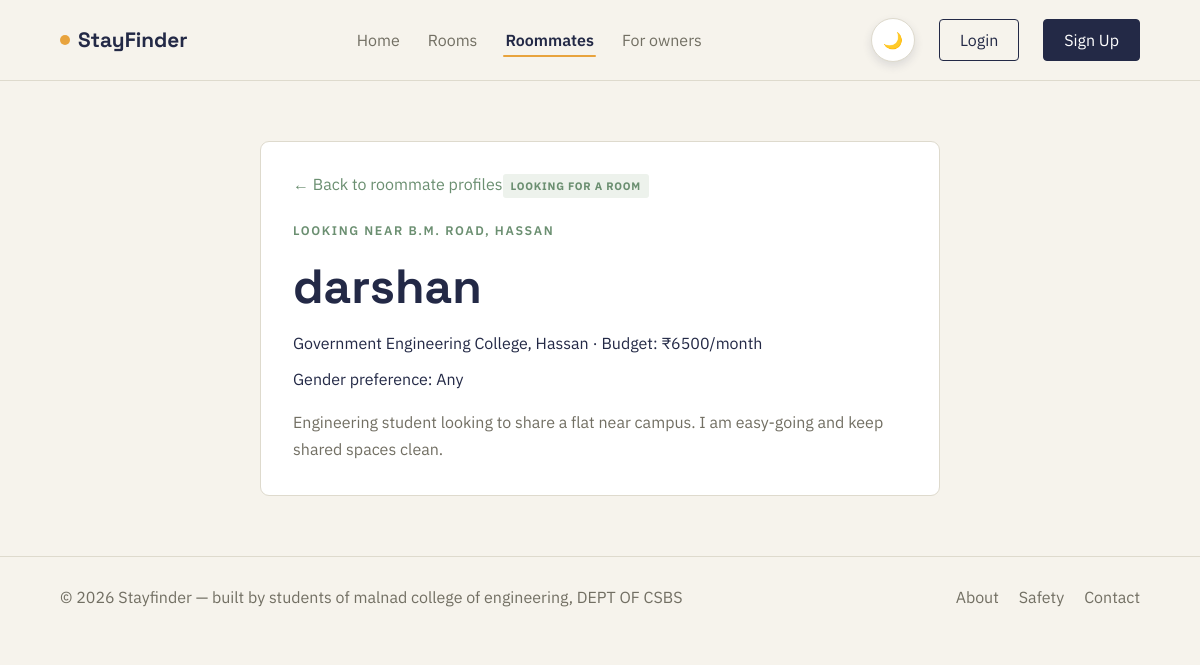
/roommates/2/, run on the app's committed database.
### roommate/models.py (models this page shows, shortened)
class RoommatePost(models.Model):
    GENDER_CHOICES = [("", "No preference"), ("female", "Female"), ("male", "Male"), ("any", "Any")]
    user = models.ForeignKey(settings.AUTH_USER_MODEL, on_delete=models.CASCADE, related_name="roommate_posts")
    preferred_location = models.CharField(max_length=200)
    budget = models.PositiveIntegerField()
    has_room = models.BooleanField(default=False, help_text="Select this if you already have a room and need a roommate.")
    room_details = models.TextField(blank=True, help_text="Optional: room type, rent split, amenities, or other useful details.")
    move_in_date = models.DateField(null=True, blank=True)
    gender_preference = models.CharField(max_length=20, choices=GENDER_CHOICES, blank=True)
    bio = models.TextField()
    is_active = models.BooleanField(default=True)
    created_at = models.DateTimeField(auto_now_add=True)
    class Meta:
        ordering = ["-created_at"]

### accounts/models.py (models this page shows, shortened)
class CustomUser(AbstractUser):
    ROLE_CHOICES = [
        ("student", "Student"),
        ("owner", "Property Owner"),
    ]
    phone = models.CharField(max_length=15, blank=True)
    college = models.CharField(max_length=150, blank=True)
    profile_picture = models.ImageField(
        upload_to="profiles/",
        blank=True,
        null=True
    )
    role = models.CharField(
        max_length=20,
        choices=ROLE_CHOICES,
        default="student"
    )

### roommate/views.py (the view)
# urls.py: path("<int:pk>/", views.RoommateDetailView.as_view(), name="roommate-detail"),
class RoommateDetailView(DetailView):
    model = RoommatePost
    template_name = "roommate/roommate_detail.html"

### templates/roommate/roommate_detail.html (shortened to what this page needs)
{% extends "base.html" %}
{% block content %}<section class="form-page"><article class="form-card"><a class="back-link" href="{% url 'roommate-list' %}">← Back to roommate profiles</a><p class="post-type">{% if roommatepost.has_room %}ROOM AVAILABLE TO SHARE{% else %}LOOKING FOR A ROOM{% endif %}</p><p class="eyebrow">Looking near {{ roommatepost.preferred_location }}</p><h1>{{ roommatepost.user.username }}</h1><p>{% if roommatepost.user.college %}{{ roommatepost.user.college }} · {% endif %}Budget: ₹{{ roommatepost.budget }}/month</p><p>Gender preference: {{ roommatepost.get_gender_preference_display }}</p><div class="description">{{ roommatepost.bio|linebreaks }}</div></article></section>{% endblock %}

### static/css/style.css (style rules this page uses)
:root { --ink: #232946; --background: #f6f3ec; --white: #ffffff; --yellow: #e8a33d; --green: #6b8f71; --red: #d6564a; --border: #dedacd; --muted: #726f63; --surface: #ffffff; --surface-alt: #f5f8f4; --shadow: rgba(35, 41, 70, 0.12); }
* { margin: 0; padding: 0; box-sizing: border-box; }
body { background: var(--background); color: var(--ink); font-family: "IBM Plex Sans", sans-serif; transition: background .25s ease, color .25s ease; }
a { color: inherit; text-decoration: none; }
.eyebrow { margin-bottom: 18px; color: var(--green); font-size: 0.78rem; font-weight: 600; letter-spacing: 0.13em; text-transform: uppercase; }
.page-section h1, .form-card h1 { font-family: "Space Grotesk", sans-serif; font-size: clamp(2rem, 4vw, 3rem); }
.form-page { width: min(680px, 90%); margin: 0 auto; padding: 60px 0; }
.form-card { padding: 32px; background: var(--white); border: 1px solid var(--border); border-radius: 9px; }
.form-card > p, .form-card form > p { margin-top: 16px; }
.description { color: var(--muted); line-height: 1.7; margin-top: 20px; }
.back-link { color: var(--green); display: inline-block; margin-bottom: 10px; }
.post-type { display: inline-block; margin: 0 0 8px !important; padding: 5px 8px; border-radius: 3px; background: #edf2ec; color: var(--green) !important; font-size: .68rem; font-weight: 700; letter-spacing: .07em; }
body::before { content: ""; position: fixed; z-index: 9999; top: 0; right: 0; bottom: 0; left: 0; pointer-events: none; background: var(--ink); clip-path: circle(0 at 50% 0); transition: clip-path .38s cubic-bezier(.65, 0, .35, 1); }

### data on the page
RoommatePost: preferred_location "B.M. ROAD, HASSAN", user.username "darshan", user.college "Government Engineering College, Hassan", budget "6500", gender_preference "Any", bio "Engineering student looking to share a flat near campus. I am easy-going and keep shared spaces clean."
